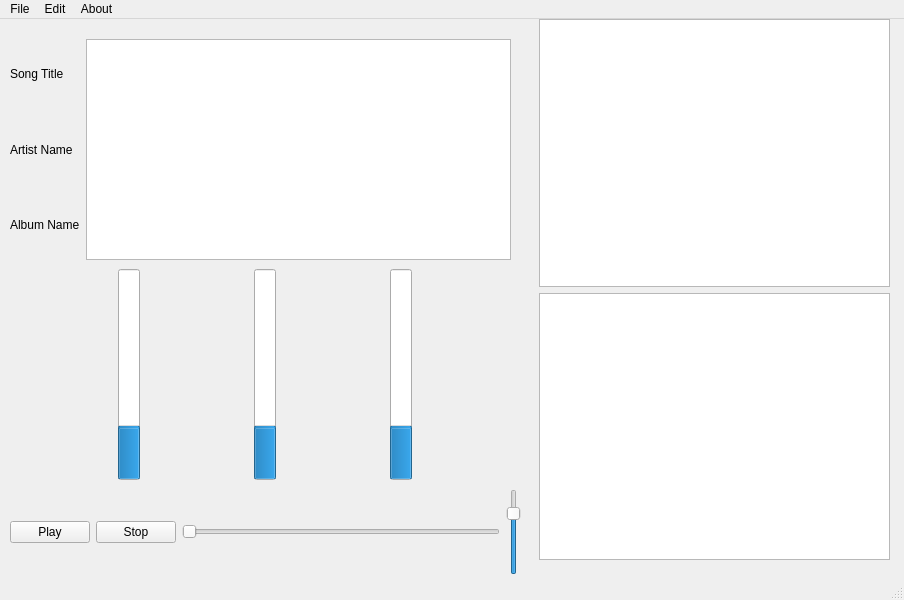
<?xml version="1.0" encoding="UTF-8"?>
<ui version="4.0">
 <class>MusicPlayer</class>
 <widget class="QMainWindow" name="MusicPlayer">
  <property name="geometry">
   <rect>
    <x>0</x>
    <y>0</y>
    <width>904</width>
    <height>600</height>
   </rect>
  </property>
  <property name="windowTitle">
   <string>MusicPlayer</string>
  </property>
  <widget class="QWidget" name="centralwidget">
   <widget class="QWidget" name="verticalLayoutWidget">
    <property name="geometry">
     <rect>
      <x>539</x>
      <y>0</y>
      <width>351</width>
      <height>541</height>
     </rect>
    </property>
    <layout class="QVBoxLayout" name="verticalLayout">
     <item>
      <widget class="QListWidget" name="songList"/>
     </item>
     <item>
      <widget class="QListView" name="playlistList"/>
     </item>
    </layout>
   </widget>
   <widget class="QWidget" name="horizontalLayoutWidget">
    <property name="geometry">
     <rect>
      <x>10</x>
      <y>470</y>
      <width>511</width>
      <height>86</height>
     </rect>
    </property>
    <layout class="QHBoxLayout" name="horizontalLayout">
     <item>
      <widget class="QPushButton" name="playBut">
       <property name="text">
        <string>Play</string>
       </property>
      </widget>
     </item>
     <item>
      <widget class="QPushButton" name="stopBut">
       <property name="text">
        <string>Stop</string>
       </property>
      </widget>
     </item>
     <item>
      <widget class="QSlider" name="songProg">
       <property name="orientation">
        <enum>Qt::Orientation::Horizontal</enum>
       </property>
      </widget>
     </item>
     <item>
      <widget class="QSlider" name="volumeSlider">
       <property name="value">
        <number>75</number>
       </property>
       <property name="orientation">
        <enum>Qt::Orientation::Vertical</enum>
       </property>
      </widget>
     </item>
    </layout>
   </widget>
   <widget class="QWidget" name="horizontalLayoutWidget_2">
    <property name="geometry">
     <rect>
      <x>10</x>
      <y>250</y>
      <width>511</width>
      <height>211</height>
     </rect>
    </property>
    <layout class="QHBoxLayout" name="horizontalLayout_2">
     <item>
      <widget class="QProgressBar" name="lowEQ">
       <property name="value">
        <number>24</number>
       </property>
       <property name="orientation">
        <enum>Qt::Orientation::Vertical</enum>
       </property>
      </widget>
     </item>
     <item>
      <widget class="QProgressBar" name="medEQ">
       <property name="value">
        <number>24</number>
       </property>
       <property name="orientation">
        <enum>Qt::Orientation::Vertical</enum>
       </property>
      </widget>
     </item>
     <item>
      <widget class="QProgressBar" name="highEQ">
       <property name="value">
        <number>24</number>
       </property>
       <property name="orientation">
        <enum>Qt::Orientation::Vertical</enum>
       </property>
      </widget>
     </item>
    </layout>
   </widget>
   <widget class="QWidget" name="horizontalLayoutWidget_3">
    <property name="geometry">
     <rect>
      <x>10</x>
      <y>20</y>
      <width>501</width>
      <height>221</height>
     </rect>
    </property>
    <layout class="QHBoxLayout" name="horizontalLayout_3">
     <item>
      <layout class="QVBoxLayout" name="verticalLayout_2">
       <item>
        <widget class="QLabel" name="songTitle">
         <property name="text">
          <string>Song Title</string>
         </property>
        </widget>
       </item>
       <item>
        <widget class="QLabel" name="artistName">
         <property name="text">
          <string>Artist Name</string>
         </property>
        </widget>
       </item>
       <item>
        <widget class="QLabel" name="albumName">
         <property name="text">
          <string>Album Name</string>
         </property>
        </widget>
       </item>
      </layout>
     </item>
     <item>
      <widget class="QGraphicsView" name="cover"/>
     </item>
    </layout>
   </widget>
  </widget>
  <widget class="QMenuBar" name="menubar">
   <property name="geometry">
    <rect>
     <x>0</x>
     <y>0</y>
     <width>904</width>
     <height>21</height>
    </rect>
   </property>
   <widget class="QMenu" name="menuFile">
    <property name="title">
     <string>File</string>
    </property>
    <addaction name="actionSet_Music_Path"/>
   </widget>
   <widget class="QMenu" name="menuEdit">
    <property name="title">
     <string>Edit</string>
    </property>
   </widget>
   <widget class="QMenu" name="menuAbout">
    <property name="title">
     <string>About</string>
    </property>
   </widget>
   <addaction name="menuFile"/>
   <addaction name="menuEdit"/>
   <addaction name="menuAbout"/>
  </widget>
  <widget class="QStatusBar" name="statusbar"/>
  <action name="actionSet_Music_Path">
   <property name="text">
    <string>Set Music Path</string>
   </property>
  </action>
 </widget>
 <resources/>
 <connections/>
</ui>
